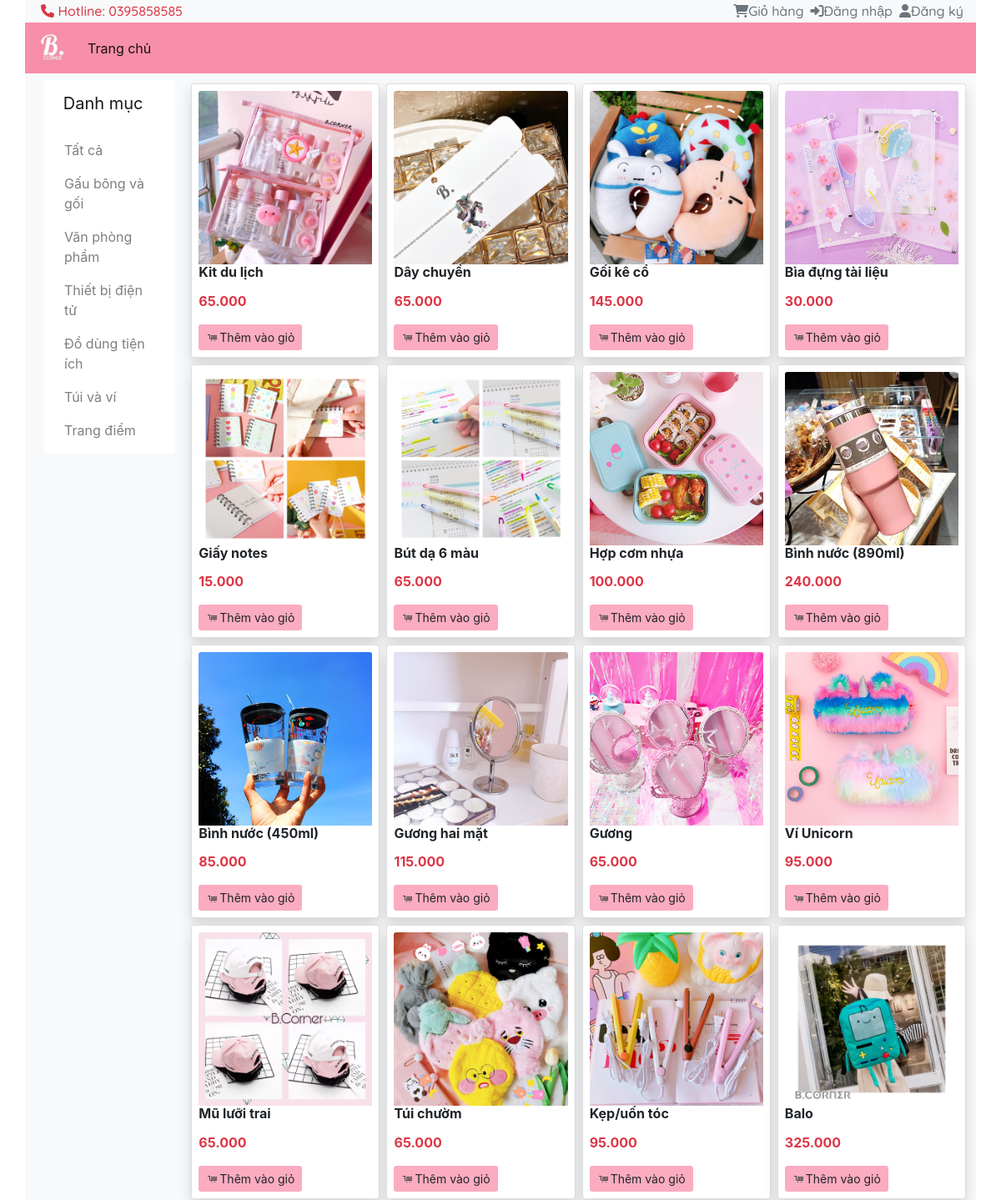
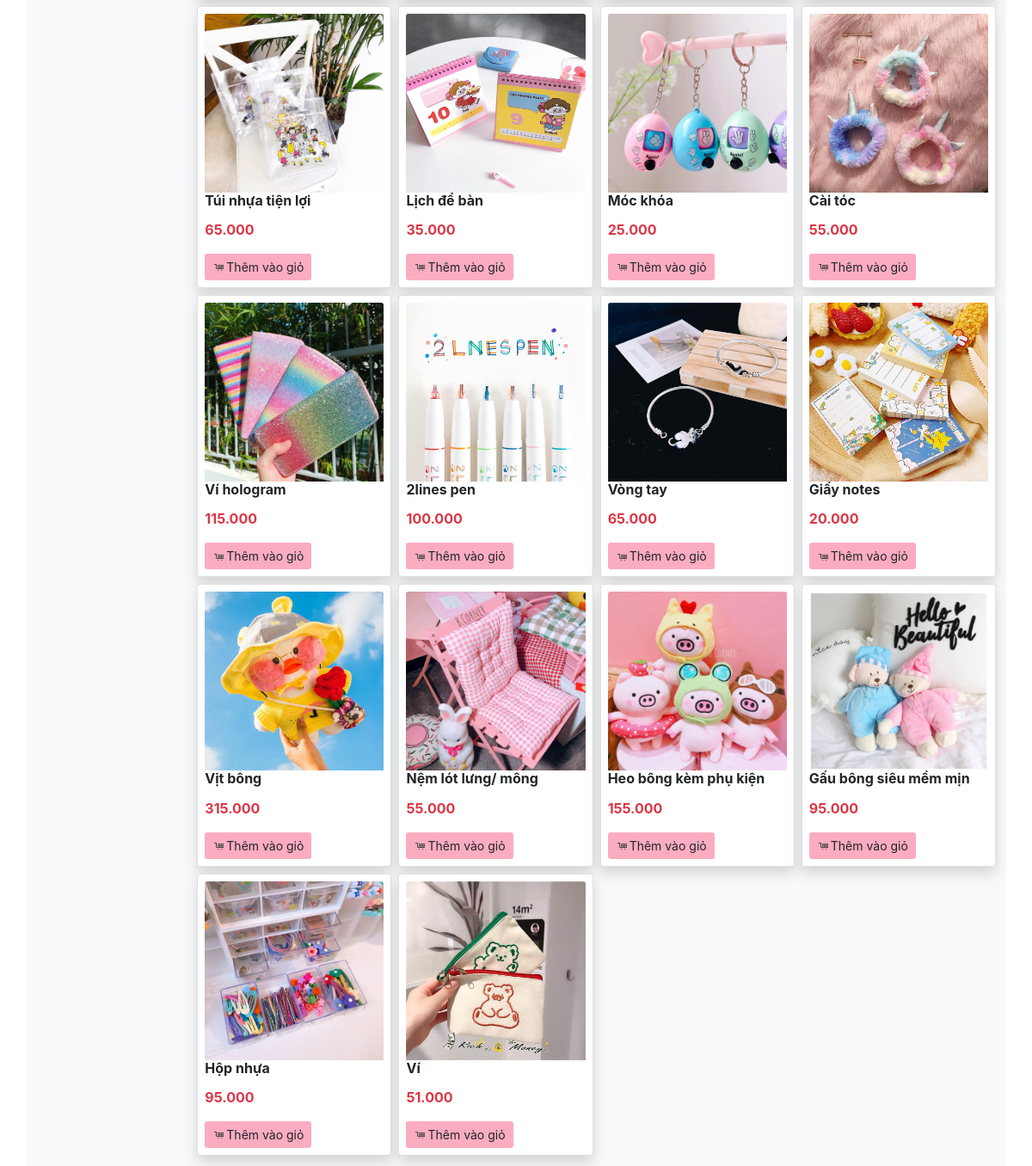
Page /Mai/index.php on the committed database (2 pictures, top to bottom).
### tables this page shows
CREATE TABLE `type` (
  `id` int(11) NOT NULL,
  `name` varchar(100) NOT NULL
);

CREATE TABLE `product` (
  `id` int(11) NOT NULL,
  `name` varchar(100) NOT NULL,
  `price` float NOT NULL,
  `description` text DEFAULT NULL,
  `amount` int(11) NOT NULL,
  `idType` int(11) NOT NULL,
  `img` char(100) NOT NULL
);

### Mai/Controllers/Home_Controller.php (called while the page is built, shortened)
<?php
require_once('Base_Controller.php');
class Home extends Base
{
    public function __construct()
    {
        $this->folder = "Home";
    }
    public function Index()
    {
        require_once("./Controllers/Product_Controller.php");
        $product = new Product;
        $allProduct = $product->getAll();
        $allType = $product->getAllType();
        $data['allProduct'] = $allProduct;
        $data['allType'] = $allType;
        $data['title'] = 'Trang chủ';
        $data['activeNav'] = ["active", "", ""];
        $this->render($file, $data, true);
    }
}

### Mai/routes.php (called while the page is built, shortened)
<?php
$action = ucwords($action);
$temp = new $controller;
$temp->$action();

### Mai/index.php (called while the page is built, shortened)
<?php
require_once("routes.php");
?>

### Mai/db.php (called while the page is built, shortened)
<?php
class DB {
    public function connect()
    {
        $con = new mysqli('localhost','root','','tesstMai');
        return $con;
    }
}

### Mai/Controllers/Product_Controller.php (called while the page is built, shortened)
<?php
require_once('Base_Controller.php');
class Product extends Base
{
    public function __construct()
    {
        require_once("./Models/Product_Model.php");
        $this->model = new Product_Model("");
    }
    public function getAll()
    {
        return $this->model->getAll();
    }
    public function getAllType()
    {
        return $this->model->getAllType();
    }
}

### Mai/Models/Base_Model.php (called while the page is built, shortened)
<?php
require_once("./db.php");
class Model extends DB
{
    public function __construct($nameTable)
    {
        $this->conn = $this->connect();
    }
}

### Mai/Models/Product_Model.php (called while the page is built, shortened)
<?php
require_once("Base_Model.php");
class Product_Model extends Model
{
    public function getAllType()
    {
        $query = "SELECT * from type";
        $array = [];
        $result = $this->conn->query($query);
        if ($result->num_rows > 0) {
            while ($row = $result->fetch_assoc()) {
                $array[] = $row;
            }
            return $array;
        } else return false;
    }
    public function getAll()
    {
        $temp = [];
        $query = "SELECT * from product order by id desc";
        $result = $this->conn->query($query);
        if ($result->num_rows > 0) {
            while ($row = $result->fetch_assoc()) {
                $temp[] = $row;
            }
            return $temp;
        }
    }
}

### Mai/Views/Home/index.php (the view, shortened to what this page needs)
<div class="container bg-light p-2" id="content">
    <div class="d-flex flex-row">
        <div class="col-sm-2">
            <nav class="navbar navbar-expand-lg navbar-light bg-white rounded flex-column">
                <p class="navbar-brand">Danh mục</p>
                <div id="homeProduct" class="collapse navbar-collapse">
                    <ul class="navbar-nav flex-column">
                        <li class="nav-item" id="all"><a class="nav-link filterProductHome">Tất cả</a></li>
                        <? foreach ($allType as $val) { ?>
                            <li class="nav-item" id="<?= $val['id'] ?>"><a class="nav-link filterProductHome"><?= $val['name'] ?></a></li>
                        <? } ?>
                    </ul>
                </div>
            </nav>
        </div>
        <div class="col">
            <div id="product-content">
                <div class="row">
                    <? foreach ($allProduct as $val) { ?>
                        <div class="col-sm-3 p-1 product-item" id="<?= $val['id'] ?>">
                            <div class="card h-100 p-2  shadow product">
                                <div class="itemHome">
                                    <div class="overflow-hidden">
                                        <img src="asset/img/products/<?= $val['img'] ?>" class="card-img-top product-img">
                                    </div>
                                    <h6 class="card-title font-weight-bold product-name"><?= $val['name'] ?></h6>
                                </div>
                                <div class="mt-auto">
                                    <p class="text-left text-danger font-weight-bold product-price"><?= number_format($val['price'], 0, ",", ".") ?></p>
                                    <a class="btn btn-sm btn-addCart"><span class="ui-icon ui-icon-cart"></span>Thêm vào giỏ</a>
                                </div>
                            </div>
                        </div>
                    <? } ?>
                </div>
            </div>
        </div>
    </div>

### Mai/Controllers/Base_Controller.php (shortened to what this page needs)
<?php
class Base
{
    protected $folder, $model;
    public function render($file, $data = array(),$template = true)
    {
        $baseUrl = $this->Base_Url();
        $data['baseUrl'] = $baseUrl;
        $view_file = "Views/" . $this->folder . "/" . $file . ".php";
        if (is_file($view_file)) {
            extract($data);
            if ($template) {
                require_once("./Views/Layouts/navbar.php");
            }
            require_once($view_file);
            $content = ob_get_clean();
            require_once('./Views/Main/App.php');
        } else {
            require_once('./Views/Templates/error.php');
        }
    }
    public function Base_Url()
    {
        if (isset($_SERVER['HTTPS']) && $_SERVER['HTTPS'] === 'on')
            $link = "https";
        else
            $link = "http";
        $link .= "://";
        $link .= $_SERVER['HTTP_HOST'];
        $link .= "/Mai";
        return $link;
    }
}

### Mai/Views/Layouts/navbar.php (shortened to what this page needs)
<div class="bg-light container d-flex flex-row justify-content-between font-Quicksand">
  <div class="my-auto p-1 text-danger">
    <h6 class="my-auto"><i class="fas fa-phone"></i> Hotline: 0395858585</h6>
  </div>
  <?php if (isset($_SESSION['user'])) { ?>
    <div class="dropdown show my-auto d-flex flex-row">
      <a class="text-secondary a-btn my-auto mr-2" id="cart">
        <h6 class="my-auto "><i data-count="<? if(isset($_SESSION['slcart'])) echo $_SESSION['slcart']; else echo '0' ?>" class="fas fa-shopping-cart" id='iconcart'></i>Giỏ hàng</h6>
      </a>
      <a class="dropdown-toggle a-btn text-secondary" href="#" data-toggle="dropdown">Tài khoản</a>
      <div class="dropdown-menu dropdown-menu-right">
        <a class="dropdown-item" href="<?= $baseUrl ?>/Profile">Hồ sơ</a>
        <div class="dropdown-divider"></div>
        <a href="<?= $baseUrl ?>/Profile/signOut" class="dropdown-item">Đăng xuất</a>
      </div>
    </div>
  <?php } else { ?>
    <div class="my-auto d-flex flex-row ">
      <a class="text-secondary a-btn d-flex flex-row" id="cart">
        <h6 class="my-auto "><i data-count="<? if(isset($_SESSION['slcart'])) echo $_SESSION['slcart']; else echo '0' ?>" class="fas fa-shopping-cart  position-relative" id="iconcart"></i>Giỏ hàng</h6>
      </a>
      <a class="text-secondary a-btn" id="signin">
        <h6 class="my-auto ml-2"><i class="fas fa-sign-in-alt"></i>Đăng nhập</h6>
      </a>
      <a class="text-secondary a-btn" id="signup">
        <h6 class="my-auto ml-2"><i class="fas fa-user"></i>Đăng ký</h6>
      </a>
    </div>
  <?php } ?>
</div>
<nav class="container navbar navbar-expand-lg navbar-light" id="navbar-header">
  <a class="navbar-brand" href="#"><img src="./asset/img/logo.jpg" alt="" class="img-fluid" id="logo"></a>
  <div class="collapse navbar-collapse" id="navbarSupportedContent">
    <ul class="navbar-nav mr-auto">
      <li class="nav-item <?= $activeNav[0] ?>">
        <a class="nav-link" href="<?= $baseUrl ?>/home">Trang chủ</a>
      </li>
    </ul>
  </div>
</nav>

### Mai/Views/Templates/header.php (shortened to what this page needs)
<!DOCTYPE html>
<html lang="en">
<head>
    <link rel="stylesheet" href="//code.jquery.com/ui/1.12.1/themes/base/jquery-ui.css">
    <link rel="stylesheet" href="https://stackpath.bootstrapcdn.com/bootstrap/4.3.1/css/bootstrap.min.css">
    <link rel="stylesheet" href="https://cdnjs.cloudflare.com/ajax/libs/animate.css/3.7.2/animate.min.css">
    <link rel="stylesheet" href="<?= $baseUrl ?>/asset/css/home.css">
</head>
<body>

### Mai/Views/Main/App.php
<?php
require_once('./Views/Templates/header.php');
echo $content;
require_once('./Views/Templates/footer.php');
?>

### Mai/Views/Templates/footer.php (shortened to what this page needs)
</body>
</html>

### Mai/asset/css/home.css (style rules this page uses)
.font-Quicksand { font-family: 'Quicksand', sans-serif; }
#navbar-header { background : #f78faa; }
#logo { width: 35px; }
#iconcart.hidden::after { display: none; }
#iconcart:after { content: attr(data-count); position: absolute; background: #ff6600; height: 0.8rem; top:0; left: 0; width: 0.8rem; text-align: center; font-size: 0.6rem; border-radius: 50%; color: white; border: 1px solid #ff6600; font-family: sans-serif; font-weight: bold; }
.btn-addCart { background: #FBACC1!important; }
.a-btn { color:gray; cursor: pointer; }
.product { cursor: pointer; }
.filterProductHome { cursor: pointer; }

### rows in the picture
type: name "Gấu bông và gối"
type: name "Văn phòng phẩm"
type: name "Thiết bị điện tử"
type: name "Đồ dùng tiện ích"
type: name "Túi và ví"
type: name "Trang điểm"
product: img (picture), name "Kit du lịch", price "65.000"
product: img (picture), name "Dây chuyền", price "65.000"
product: img (picture), name "Gối kê cổ", price "145.000"
product: img (picture), name "Bìa đựng tài liệu", price "30.000"
product: img (picture), name "Giấy notes", price "15.000"
product: img (picture), name "Bút dạ 6 màu", price "65.000"
product: img (picture), name "Hợp cơm nhựa", price "100.000"
product: img (picture), name "Bình nước (890ml)", price "240.000"
product: img (picture), name "Bình nước (450ml)", price "85.000"
product: img (picture), name "Gương hai mặt", price "115.000"
product: img (picture), name "Gương", price "65.000"
product: img (picture), name "Ví Unicorn", price "95.000"
product: img (picture), name "Mũ lưỡi trai", price "65.000"
product: img (picture), name "Túi chườm", price "65.000"
product: img (picture), name "Kẹp/uốn tóc", price "95.000"
product: img (picture), name "Balo", price "325.000"
product: img (picture), name "Túi nhựa tiện lợi", price "65.000"
product: img (picture), name "Lịch để bàn", price "35.000"
product: img (picture), name "Móc khóa", price "25.000"
product: img (picture), name "Cài tóc", price "55.000"
product: img (picture), name "Ví hologram", price "115.000"
product: img (picture), name "2lines pen", price "100.000"
product: img (picture), name "Vòng tay", price "65.000"
product: img (picture), name "Giấy notes", price "20.000"
product: img (picture), name "Vịt bông", price "315.000"
product: img (picture), name "Nệm lót lưng/ mông", price "55.000"
product: img (picture), name "Heo bông kèm phụ kiện", price "155.000"
product: img (picture), name "Gấu bông siêu mềm mịn", price "95.000"
product: img (picture), name "Hộp nhựa", price "95.000"
product: img (picture), name "Ví", price "51.000"
